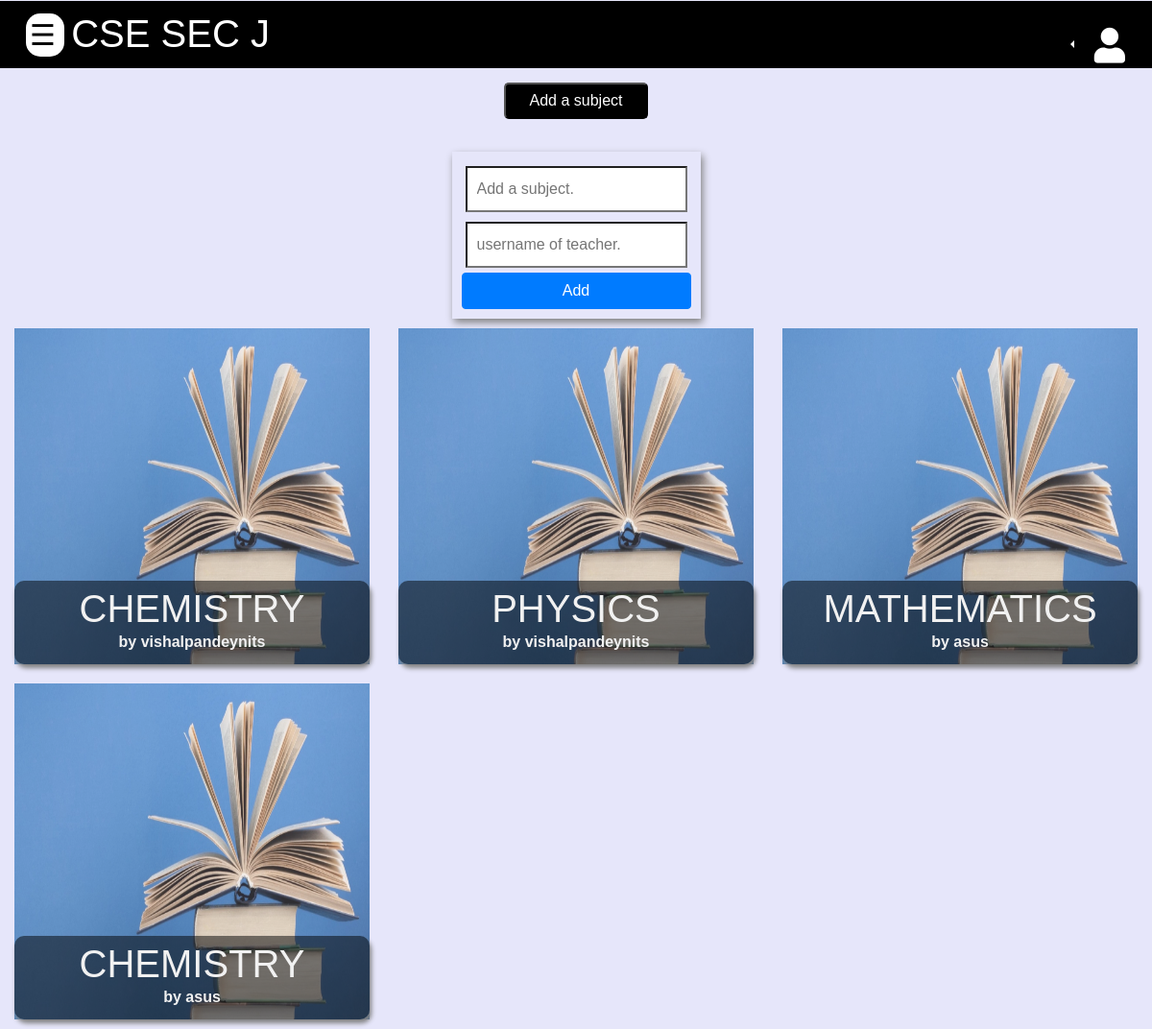
Page /guru/8RZv9BS9l9U/ (signed in) on the committed database.
### basic/models.py (models this page shows, shortened)
class Classroom(models.Model):
	created_by = models.ForeignKey(User, on_delete = models.CASCADE,related_name='created_by')
	members = models.ManyToManyField(User)
	teacher = models.ManyToManyField(User, related_name='classroom_teachers')
	special_permissions = models.ManyToManyField(User, related_name= "special_permissions")
	pending_members = models.ManyToManyField(User,related_name='pending_members')
	classroom_pic = models.ImageField(default="classroom.jpg",upload_to="classrooms/",null=True)
	class_name = models.CharField(max_length = 100)
	description = models.TextField(null=True, blank=True)
	created_on = models.DateTimeField(auto_now_add=True)
	unique_id = models.CharField(max_length=16,unique=True)
	need_permission = models.BooleanField(default=True)

class Subject(models.Model):
	classroom = models.ForeignKey(Classroom, on_delete = models.CASCADE)
	subject_name = models.CharField(max_length=50)
	teacher = models.ForeignKey(User,on_delete=models.CASCADE,related_name="teacher")
	upload_permission = models.ManyToManyField(User,related_name="upload_permitted")
	subject_pic = models.ImageField(upload_to="subject_content/",default="book.jpg")
	description = models.TextField(null=True,blank=True)
	def __str__(self):
		return self.subject_name

### basic/views.py (the view)
# urls.py: path('guru/<unique_id>/',subjects,name="subjects"),
@login_required
def subjects(request, unique_id, form = None):
    classroom = Classroom.objects.get(unique_id=unique_id)
    if member_check(request.user,classroom):
        members = classroom.members.all()
        subjects = Subject.objects.all().filter(classroom=classroom)
        subject_teacher_check = Classroom.objects.filter(teacher=request.user).exists()
        admin_check = classroom.special_permissions.filter(username = request.user.username).exists()
        classes = Classroom.objects.all().filter(members=request.user)
        is_teacher = subject_teacher_check or admin_check
        if admin_check:
            if request.method=="POST":
                form = SubjectForm(request.POST)
                if form.is_valid():
                    subject=form.save(commit=False)
                    subject.classroom=classroom
                    try:
                        teacher = User.objects.get(username=request.POST.get('teacher'))
                        if not teacher and not members.filter(username=teacher.username).exists():
                            messages.add_message(request,messages.WARNING,"This user is not a member of this class. Tell him to join this classroom first.")
                        else:
                            subject.teacher = teacher
                            subject.save()
                            subject.upload_permission.add(teacher)
                            messages.add_message(request,messages.INFO,"Subject added")
                            classroom.teacher.add(teacher)
                            return redirect(f'/guru/{unique_id}/')
                    except User.DoesNotExist:
                        messages.add_message(request,messages.WARNING,"No such User exists.")
            else:
                form = SubjectForm()
        params = {
            'subjects':subjects,
            'form':form,
            'classroom':classroom,
            'is_teacher':is_teacher,
            'classes':classes
            }
        return render(request,'subjects.html',params)

### basic/forms.py
class SubjectForm(forms.ModelForm):
	class Meta:
		model = Subject
		fields = ['subject_name']

### basic/views.py (called while the page is built)
def member_check(user,classroom):
    member = classroom.members.all().filter(username=user.username)
    if member:
        return True
    raise Http404()

### templates/subjects.html (shortened to what this page needs)
{% extends 'base.html' %}
{% load static %}
{% load crispy_forms_tags %}
{% block content %}
<div>
	{% include 'navigation.html' %}
	<div id="vue-container" class="container-fluid">
		{% if form %}
		<div style="display:flex;justify-content: center;">
			<center> <button @click="addSubject" id="add-subject-btn"> Add a subject</button><center><br>
			<div v-if="addform" id="subject-add-form">
			<form  action="/guru/{{classroom.unique_id}}/"
				method="POST" enctype="multipart/form-data">
				<input type="text" name="subject_name" placeholder="Add a subject."
					 maxlength="50" required id="id_subject_name"><br>
				<input type="text" name="teacher" placeholder="username of teacher."><br>
				<button class="btn btn-block btn-primary" type="submit">Add </button>
			</form>
			</div>
		</div>
		{% endif %}
		{% if subjects %}
		<div v-if="subjects" class="row">
			{% for subject in subjects %}
			<div class="col-xs-12 col-md-6 col-lg-4">
				<a class="text-center" style="color:white;"
								href="{% url 'resources' classroom.unique_id subject.id  %}">
				<div class="subject-container">
				  <img src="{{subject.subject_pic.url}}" alt="Notebook" style="width:100%;height:350px;">
				  <div class="content">
					    <h1>{{ subject|upper }}</h1>
					    <p>by {{subject.teacher }}</p>
				  </div>
				</div>
				</a>
			</div>
			{% endfor %}
		</div>
		{% else %}
			{% if is_teacher  %}
				<h1 style="text-align:center;color:red;"> No subject is added yet. Kindly add a subject so your students can study. </h1>
			{% else %}
				<h1 style="text-align:center;color:red;"> No subject is added yet. Kindly ask your admin to add a subject. </h1>
			{% endif %}
		{% endif %}
	</div>
</div>
{% endblock %}

### templates/navigation.html (shortened to what this page needs)
<div class="row" >
    <div class="col-12">
      <div style="background:black;height:70px;" class="p-1">
        {% if classes %}
        <span class="pl-1 ml-2" id="openNav" onclick="openNav()">
          &#9776;
        </span>
        {% endif %}
        {% if classroom %}
        <span style="font-size:2.5em;color:white;">
          &nbsp; {{ classroom.class_name }}
        </span>
        {% endif %}
        <div style="color:white;"  class="float-right mx-2 mt-2">
          <div class="btn-group">
            <div class="btn-group dropleft" role="group">
              <button type="button" style="border:none;outline:none;" class="btn btn-secondary bg-transparent dropdown-toggle bg-transparent dropdown-toggle-split" data-toggle="dropdown" aria-haspopup="true" aria-expanded="false">
              </button>
            </div>
            <a style="color:white;font-size:2.3em;"  class="float-right mx-2 mt-2" href="{% url 'profile' user.username %}">
              <i class="fas fa-user mr-2"></i>
            </a>
          </div>
        </div>
      </div>
    </div>
</div>

### static/css/home.css (style rules this page uses)
html * { font-family: 'Montserrat', sans-serif; scroll-behavior: smooth; }
#openNav { background:black; color:white; font-size:30px; cursor:pointer; width:40px; border-radius:15px; border-color:white; display: inline; float:left; position:relative; top:9px; left:15px; background:white; color:black; }

### static/css/listpage.css (style rules this page uses)
.content { background:#F8F8FF; margin-top:12px; padding: 20px; box-shadow: 2px 4px 5px grey; border-radius: 10px; }
a:link { text-decoration: none; }

### static/css/homepage.css (style rules this page uses)
* { box-sizing: border-box; }
.subject-container { position: relative; max-width: 800px; margin: 10px auto; line-height: 5px; }
.subject-container img { vertical-align: middle; opacity: 0.8; transition:opacity 0.4s, transform 0.4s; }
.subject-container .content { position: absolute; bottom: 0; background: rgba(0, 0, 0, 0.5); color: #f1f1f1; width: 100%; padding: 5px; font-weight: bolder; }
#subject-add-form { padding:10px; box-shadow:2px 4px 8px grey; }
#subject-add-form input { padding:10px; background:white; margin:5px 4px; }
#add-subject-btn { width:150px; color:white; border-radius:5px; background:black; text-align:center; padding:5px 10px; margin:10px 0px; }
.subject-container img { vertical-align: middle; }
.subject-container .content { position: absolute; bottom: 0; background: rgba(0, 0, 0, 0.5); color: #f1f1f1; width: 100%; padding: 5px; }

### rows in the picture
Classroom: class_name "CSE SEC J"
Subject: subject_pic (picture), subject_name "CHEMISTRY", teacher "vishalpandeynits"
Subject: subject_pic (picture), subject_name "PHYSICS", teacher "vishalpandeynits"
Subject: subject_pic (picture), subject_name "MATHEMATICS", teacher "asus"
Subject: subject_pic (picture), subject_name "CHEMISTRY", teacher "asus"
